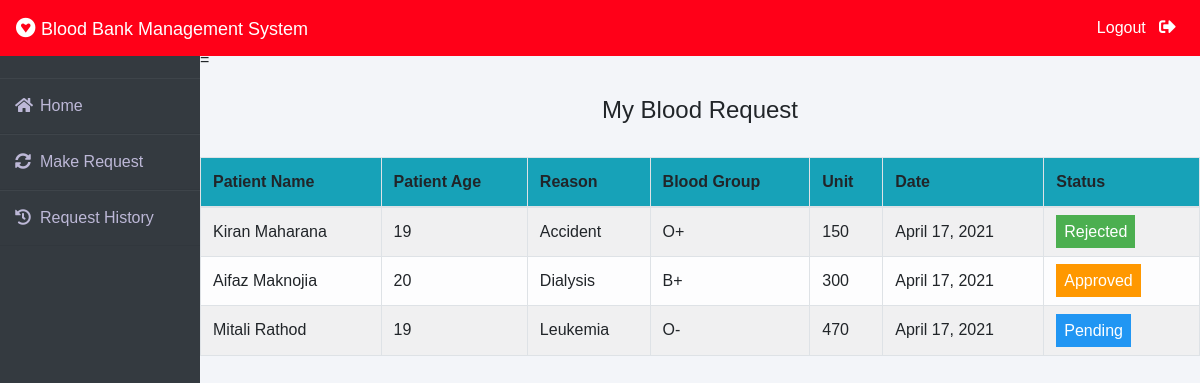
/patient/my-request (signed in), run on the app's committed database.
### blood/models.py (models this page shows, shortened)
class BloodRequest(models.Model):
    request_by_patient = models.ForeignKey(pmodels.Patient, null=True, on_delete=models.CASCADE)
    request_by_donor = models.ForeignKey(dmodels.Donor, null=True, on_delete=models.CASCADE)
    patient_name = models.CharField(max_length=30)
    patient_age = models.PositiveIntegerField()
    reason = models.CharField(max_length=500)
    bloodgroup = models.CharField(max_length=10)
    unit = models.PositiveIntegerField(default=0)
    status = models.CharField(max_length=20, default="Pending")
    date = models.DateField(auto_now=True)

### patient/views.py (the view)
# urls.py: path('my-request', views.my_request_view,name='my-request'),
def my_request_view(request):
    patient= models.Patient.objects.get(user_id=request.user.id)
    blood_request=bmodels.BloodRequest.objects.all().filter(request_by_patient=patient)
    return render(request,'patient/my_request.html',{'blood_request':blood_request})

### templates/patient/my_request.html (shortened to what this page needs)
{% extends 'patient/patientbase.html' %}
{% block content %}
{% load widget_tweaks %}
{%load static%}
=
<head>
   </head>
<br><br>
<body style="background-image: url('{% static "image/images2.png" %}'); background-repeat:  ; background-size: auto;>
<div class="container">
    <H4 class="text-center">My Blood Request</H4><br>
    <table class="table table-light table-hover table-bordered table-striped">
        <thead class="bg-info">
            <tr>
                <th scope="col">Patient Name</th>
                <th scope="col">Patient Age</th>
                <th scope="col">Reason</th>
                <th scope="col">Blood Group</th>
                <th scope="col">Unit</th>
                <th scope="col">Date</th>
                <th scope="col">Status</th>
            </tr>
        </thead>
        <tbody>
            {% for t in blood_request %}
            <tr>
                <td> {{t.patient_name}}</td>
                <td>{{t.patient_age}}</td>
                <td>{{t.reason}}</td>
                <td>{{t.bloodgroup}}</td>
                <td>{{t.unit}}</td>
                <td>{{t.date}}</td>
                {% if t.status == 'Approved' %}
                <td><span class="label warning"> Approved</span></td>
                {% elif t.status == 'Rejected' %}
                <td><span class="label success">Rejected</span></td>
                {% else %}
                <td><span style="color: white;margin-left: 0px;" class="label info">Pending</span></td>
                {% endif %}
            </tr>
            {% endfor %}
        </tbody>
    </table>
</div>
</body>
{% endblock content %}

### templates/patient/patientbase.html (style rules this page uses)
* { margin: 0; padding: 0; box-sizing: border-box; list-style: none; text-decoration: none; font-family: 'Josefin Sans', sans-serif; }
body { background-color: #f3f5f9; }
.wrapper .main_content .info { margin: 20px; color: #717171; line-height: 25px; }

### templates/patient/my_request.html (style rules this page uses)
.label { color: white; padding: 8px; }
.success { background-color: #4CAF50; }
.info { background-color: #2196F3; }
.warning { background-color: #ff9800; }

### data on the page
BloodRequest: patient_name "Kiran Maharana", patient_age "19", reason "Accident", bloodgroup "O+", unit "150", date "April 17, 2021", status "Rejected"
BloodRequest: patient_name "Aifaz Maknojia", patient_age "20", reason "Dialysis", bloodgroup "B+", unit "300", date "April 17, 2021", status "Approved"
BloodRequest: patient_name "Mitali Rathod", patient_age "19", reason "Leukemia", bloodgroup "O-", unit "470", date "April 17, 2021", status "Pending"
